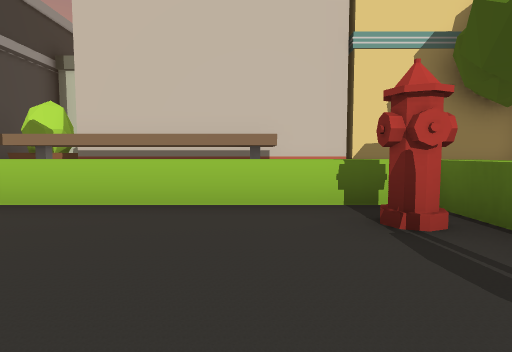
View 1 (above)

24 first-person views from a walk through a scene from a Unity 3-D project. The camera is 1.3 m above the floor, tilts 4° down and sees 80° across. The floor is counted in squares, 2.4 m on a side. Each view is taken from the middle of a square. On the plan, view 1 faces up. The plan holds only what a view shows up to about 9 squares ahead; the rest is blank. The place goes on beyond the plan. The player character is not drawn. Some surface patterns are stand-ins.

View 2
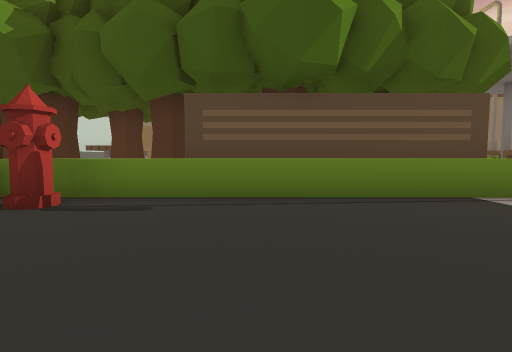

View 3
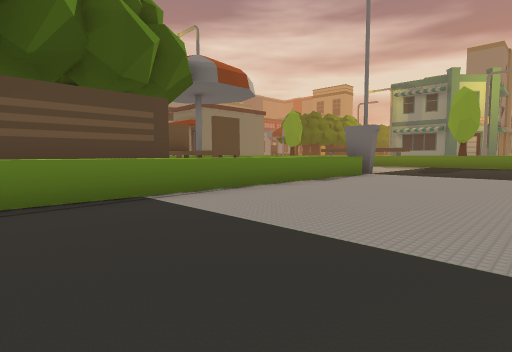

View 4
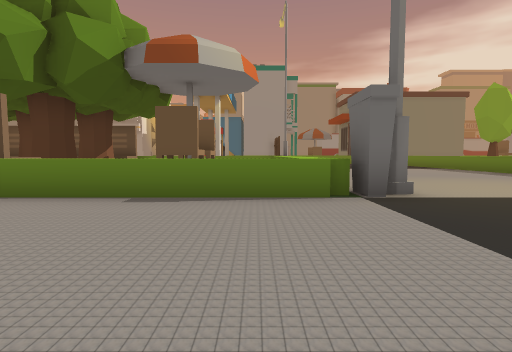

View 5
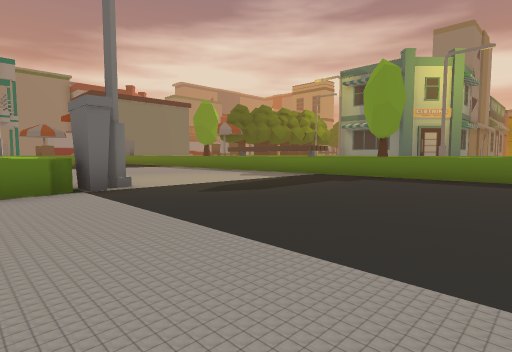

View 6
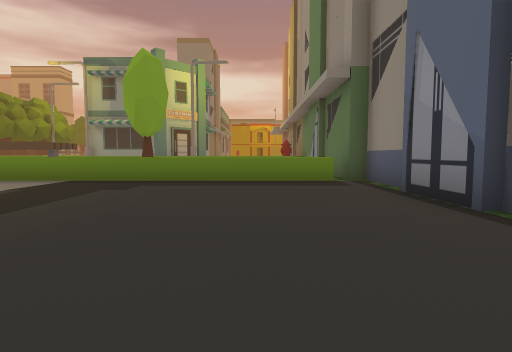

View 7
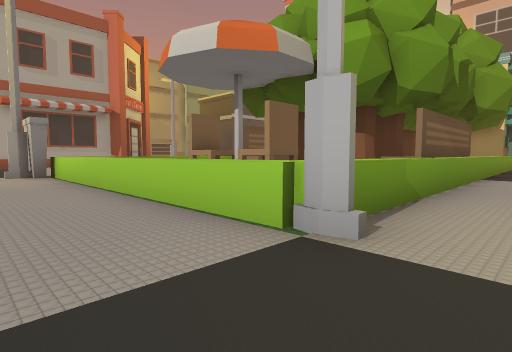

View 8
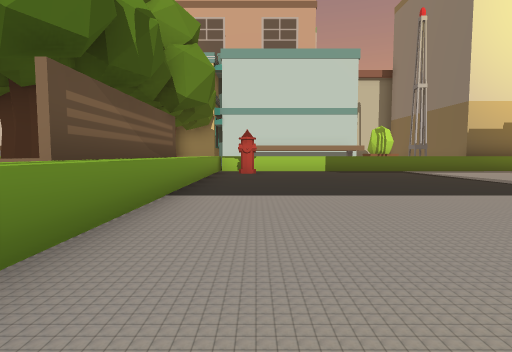

View 9
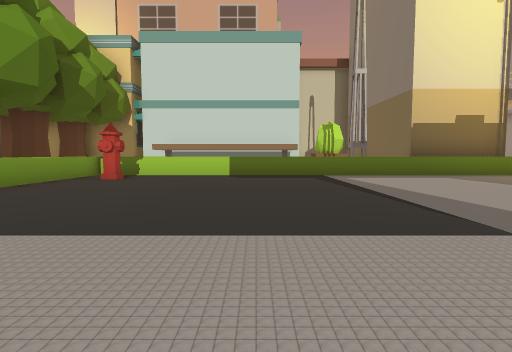

View 10
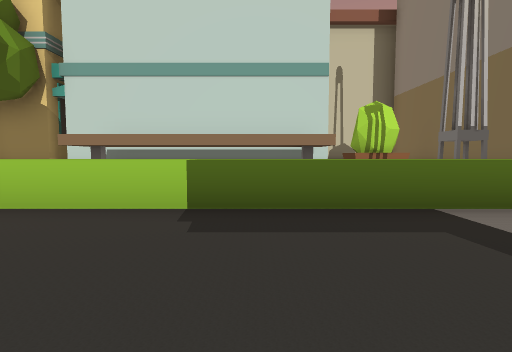

View 11
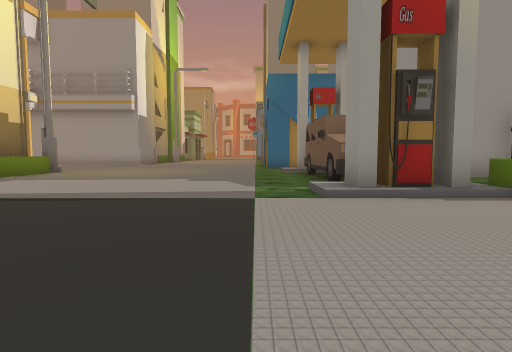

View 12
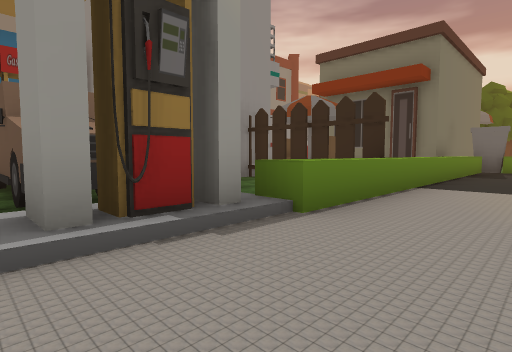

View 13
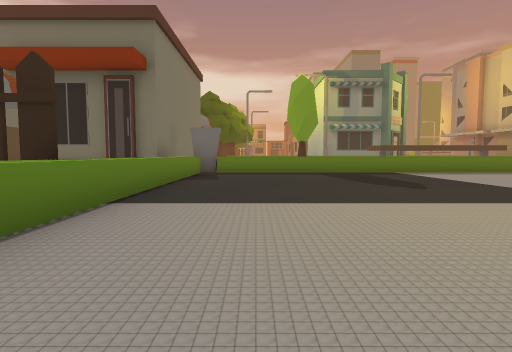

View 14
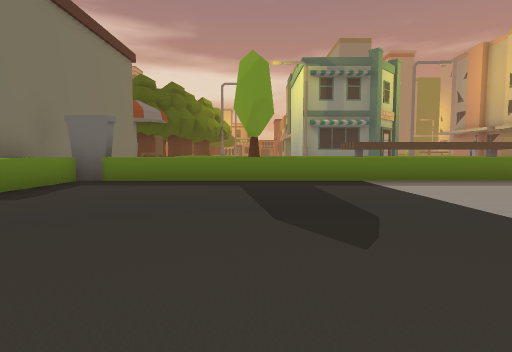

View 15
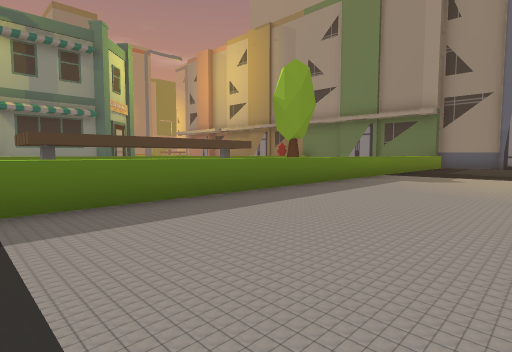

View 16
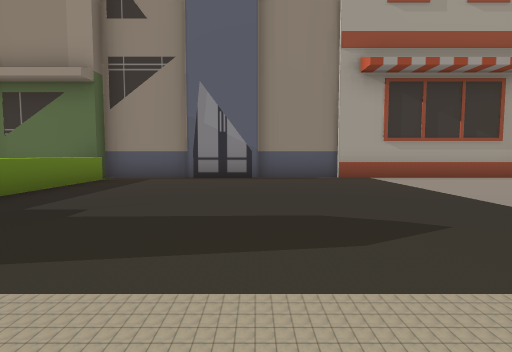

View 17
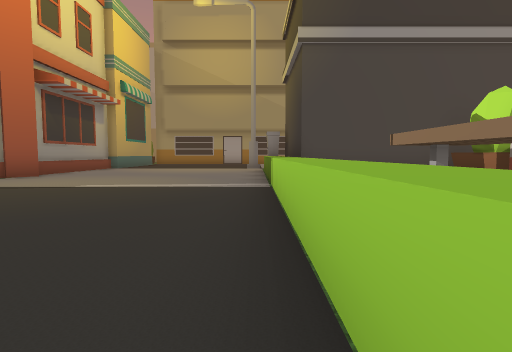

View 18
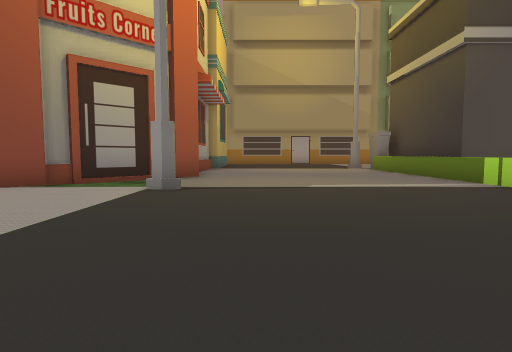

View 19
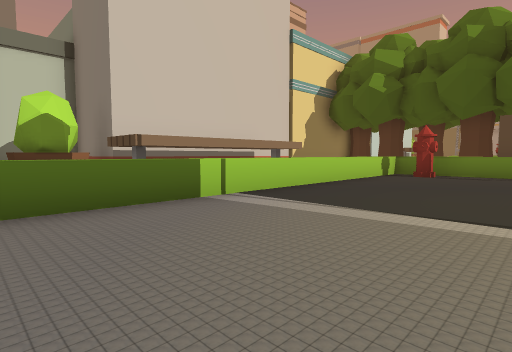

View 20
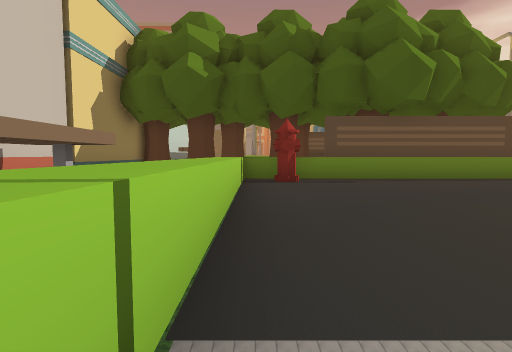

View 21
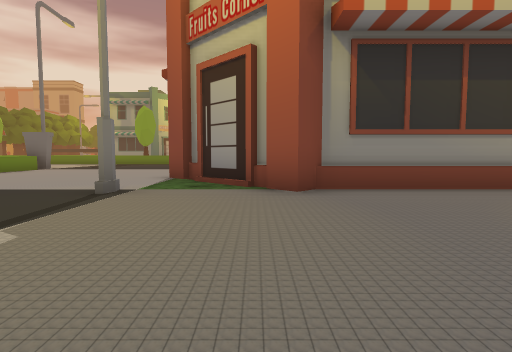

View 22
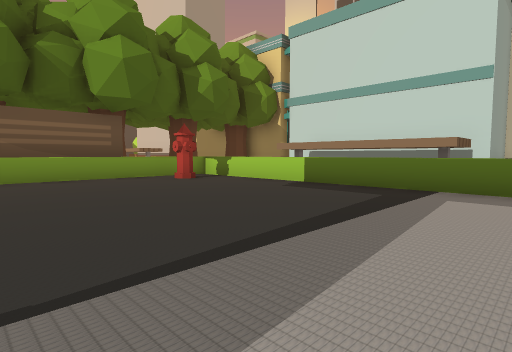

View 23
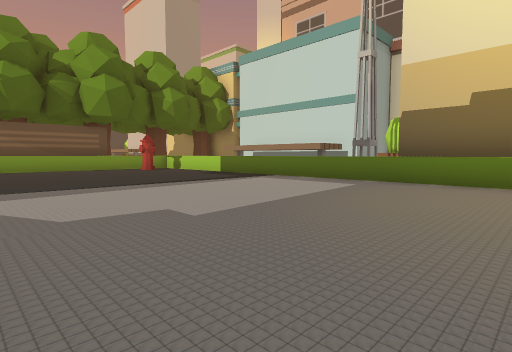

View 24
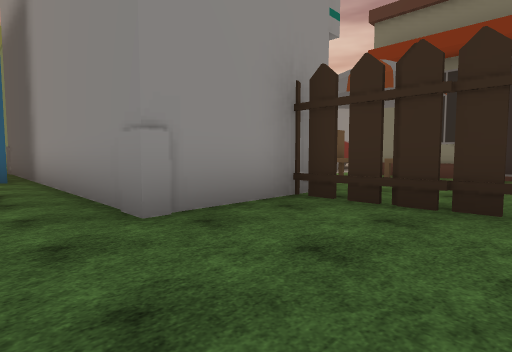

### Floor plan
Key: @ floor where view 1 was taken; # wall or solid block; x gap in a wall; . floor; / step, stairs or slope; = window, fence, low wall or low ledge; ^ raised ledge; B building; H hydrant; T thing the floor can be seen under or through; O other object.
Columns run from 8 left of view 1 to 21 right of it. Each row starts with its distance up from view 1.
 10  ## B                   B
  9  #OOB                   BOB
  8  #OOBB BBBB      #BB  BBBOB
  7  #  #BBB#BB###OO##B BBB B B
  6  #  #   #      O          B
  5  #                       #B
  4 ##^^^^^^^^   OOOO  ^^^^^^^ BBB
  3 ..........^  OOO  ^^^^^^^^^^^^
  2 .........H^  OOOO ^H..........
  1 ..........^^   OO^^...........
  0 ........@.^^OOOO ^^...........
 -1 ..........^^OOOOO^^...........
 -2 ..........^^   OO^^...........
 -3 ###.#.....^^^OOOO^^...........
 -4   ##......^# OOO ^^.....//....
 -5    ##.....^      ^^.....#/####
 -6    #......^ #### ^^.....x/....
 -7    #......^ ####  ^.....^...##
 -8    #......^      ^^.....^...#
 -9    #......O^^^^^^^=.....^TT##
-10    #......O.............^...#
-11    B....................^....
-12     B...................^  OO
-13     B...................^
-14    B....................^BBBBB
-15    B....................^B
-16     B^^^^^^^^^^^^^^^^^^OOB
-17     B                    B

Where each view was taken, in squares from view 1:
view 1: 0 up, 0 right, facing up
view 2: 0 up, 2 left, facing right
view 3: 1 down, 2 left, facing down-right
view 4: 8 down, 2 left, facing right
view 5: 8 down, 3 left, facing down-right
view 6: 9 down, 2 left, facing down
view 7: 11 down, 11 right, facing up-left
view 8: 7 down, 11 right, facing up
view 9: 5 down, 14 right, facing up
view 10: 0 up, 14 right, facing up
view 11: 3 down, 12 right, facing right
view 12: 4 down, 14 right, facing down-right
view 13: 6 down, 14 right, facing down
view 14: 9 down, 12 right, facing down
view 15: 12 down, 10 right, facing down-left
view 16: 12 down, 3 right, facing left
view 17: 3 up, 1 right, facing left
view 18: 1 down, 1 right, facing left
view 19: 0 up, 7 left, facing up-right
view 20: 3 up, 5 left, facing right
view 21: 2 up, 6 left, facing down
view 22: 2 down, 17 right, facing up-left
view 23: 3 down, 21 right, facing up-left
view 24: 6 down, 17 right, facing down-right
